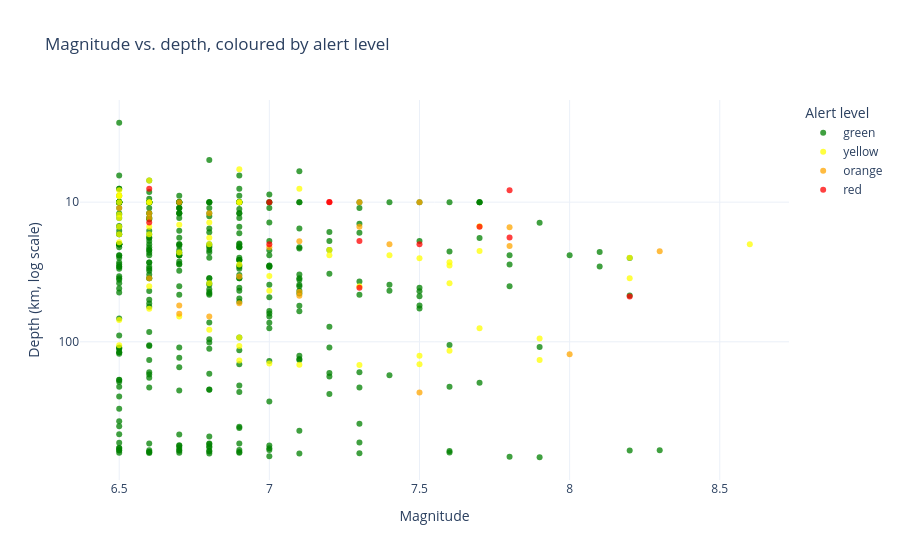

The notebook cell this image was saved under:
### Code cell
fig2 = px.scatter(
    df,
    x="magnitude",
    y="depth",
    color="alert",
    category_orders={"alert": ALERT_ORDER},
    color_discrete_map=ALERT_COLORS,
    hover_name="title",
    hover_data={
        "location": True,
        "country": True,
        "date_time": "|%d %b %Y %H:%M",
        "sig": True,
        "alert": False
    },
    log_y=True,
    opacity=0.75,
    labels={
        "magnitude": "Magnitude",
        "depth": "Depth (km, log scale)",
        "alert": "Alert level"
    },
    title="Magnitude vs. depth, coloured by alert level"
)

fig2.update_yaxes(
    autorange="reversed",
    tickvals=DEPTH_TICKS
)

fig2.show()

### Figure 1 — Plotly figure (JSON) as saved in the notebook; plotly's stock layout.template omitted (floating-point values rounded to 4 significant figures; data arrays with more than 128 entries replaced by an {"elided": "..."} marker saying what was removed)
{"data": [{"customdata": {"elided": "353x5 mixed values"}, "hovertemplate": "<b>%{hovertext}</b><br><br>Magnitude=%{x}<br>Depth (km, log scale)=%{y}<br>location=%{customdata[0]}<br>country=%{customdata[1]}<br>date_time=%{customdata[2]|%d %b %Y %H:%M}<br>sig=%{customdata[3]}<extra></extra>", "hovertext": {"elided": "353 str values"}, "legendgroup": "green", "marker": {"color": "green", "opacity": 0.75, "symbol": "circle"}, "mode": "markers", "name": "green", "orientation": "v", "showlegend": true, "type": "scatter", "x": {"elided": "353 float values"}, "xaxis": "x", "y": {"elided": "353 float values"}, "yaxis": "y"}, {"customdata": {"elided": "59x5 mixed values"}, "hovertemplate": "<b>%{hovertext}</b><br><br>Magnitude=%{x}<br>Depth (km, log scale)=%{y}<br>location=%{customdata[0]}<br>country=%{customdata[1]}<br>date_time=%{customdata[2]|%d %b %Y %H:%M}<br>sig=%{customdata[3]}<extra></extra>", "hovertext": ["M 6.5 - 43 km S of Intipucá, El Salvador", "M 6.5 - near the east coast of the Kamchatka Peninsula, Russia", "M 6.7 - 18 km ESE of Nurdağı, Turkey", "M 6.8 - 55 km SSW of Aguililla, Mexico", "M 7.6 - 35 km SSW of Aguililla, Mexico", "M 6.9 - 90 km E of Yujing, Taiwan", "M 7.6 - 70 km E of Kainantu, Papua New Guinea", "M 7.0 - 11 km NE of Bantay, Philippines", "M 7.5 - 43 km NNW of Barranca, Peru", "M 8.2 - 99 km SE of Perryville, Alaska", "M 7.0 - 30 km E of Ishinomaki, Japan", "M 7.6 - 99 km SE of Sand Point, Alaska", "M 6.6 - 13 km E of San Pedro, Philippines", "M 7.0 - 95 km ENE of Kuril’sk, Russia", "M 7.7 - 123 km NNW of Lucea, Jamaica", "M 6.8 - 7 km S of Magsaysay, Philippines", "M 6.6 - 10 km NE of Columbio, Philippines", "M 6.5 - 11km S of Kairatu, Indonesia", "M 7.1 - 18km W of Searles Valley, CA", "M 6.6 - 32 km S of La Libertad, El Salvador", "M 7.1 - 33km NW of Bulolo, Papua New Guinea", "M 7.5 - 111km ESE of Palora, Ecuador", "M 6.7 - 5 km SW of Puerto Madero, Mexico", "M 6.8 - 32 km SW of Lithakiá, Greece", "M 7.3 - 40 km ENE of Carúpano, Venezuela", "M 6.9 - 18 km SSW of Leilani Estates, Hawaii", "M 7.5 - 32 km SW of Tari, Papua New Guinea", "M 7.2 - 4 km S of Pinotepa de Don Luis, Mexico", "M 6.5 - 18 km W of Parrita, Costa Rica", "M 6.5 - 168 km SW of Mawu, China", "M 6.6 - 11 km ENE of Kos, Greece", "M 6.5 - 2 km S of Lim-oo, Philippines", "M 6.8 - 28 km SW of Puerto San José, Guatemala", "M 6.9 - 2 km SSW of San Pablo, Guatemala", "M 6.9 - 40 km W of Valparaíso, Chile", "M 6.6 - 81 km NNE of Ust’-Kamchatsk Staryy, Russia", "M 6.5 - 11 km N of Mabua, Philippines", "M 7.9 - 35 km WNW of Panguna, Papua New Guinea", "M 7.6 - 41 km SW of Quellón, Chile", "M 7.9 - 140 km E of Kokopo, Papua New Guinea", "M 6.5 - 14 km WNW of Reuleuet, Indonesia", "M 6.5 - 74 km NE of Amberley, New Zealand", "M 6.5 - 92 km SSW of Blenheim, New Zealand", "M 6.8 - 26 km W of Chauk, Myanmar", "M 6.9 - 76 km SE of Mawlaik, Myanmar", "M 6.7 - 21 km SSE of Kod?ri??, Nepal", "M 6.6 - 71 km NNE of Bharatpur, Nepal", "M 7.3 - 74 km S of Intipucá, El Salvador", "M 7.2 - 9 km ENE of Coyuquilla Norte, Mexico", "M 7.7 - 53 km SW of Iquique, Chile", "M 8.2 - 93 km NW of Iquique, Chile", "M 6.9 - 272 km ESE of Hotan, China", "M 6.6 - 36 km W of Kíssamos, Greece", "M 6.5 - 29 km SE of Blenheim, New Zealand", "M 6.5 - 38 km ESE of Blenheim, New Zealand", "M 7.7 - 79 km ESE of Kh?sh, Iran", "M 6.9 - 18 km SSW of Obihiro, Japan", "M 7.4 - 33 km S of Champerico, Guatemala", "M 8.6 - off the west coast of northern Sumatra"], "legendgroup": "yellow", "marker": {"color": "yellow", "opacity": 0.75, "symbol": "circle"}, "mode": "markers", "name": "yellow", "orientation": "v", "showlegend": true, "type": "scatter", "x": [6.5, 6.5, 6.7, 6.8, 7.6, 6.9, 7.6, 7.0, 7.5, 8.2, 7.0, 7.6, 6.6, 7.0, 7.7, 6.8, 6.6, 6.5, 7.1, 6.6, 7.1, 7.5, 6.7, 6.8, 7.3, 6.9, 7.5, 7.2, 6.5, 6.5, 6.6, 6.5, 6.8, 6.9, 6.9, 6.6, 6.5, 7.9, 7.6, 7.9, 6.5, 6.5, 6.5, 6.8, 6.9, 6.7, 6.6, 7.3, 7.2, 7.7, 8.2, 6.9, 6.6, 6.5, 6.5, 7.7, 6.9, 7.4, 8.6], "xaxis": "x", "y": [69.73, 105.6, 14.5, 20.0, 26.94, 10.0, 116.0, 33.73, 126.0, 35.0, 43.0, 28.37, 10.0, 143.0, 14.86, 18.0, 15.0, 12.26, 8.0, 57.92, 146.0, 145.0, 66.0, 14.0, 146.8, 5.81, 25.21, 22.0, 19.36, 9.0, 7.0, 9.0, 38.12, 93.0, 28.0, 17.0, 15.0, 135.0, 38.0, 94.54, 13.0, 9.0, 10.0, 82.0, 136.0, 22.91, 10.0, 40.0, 24.0, 22.4, 25.0, 10.0, 40.0, 8.2, 17.0, 80.0, 107.0, 24.0, 20.0], "yaxis": "y"}, {"customdata": [["Ecuador", "Ecuador", "18-03-2023 17:12", 1159, "orange"], ["Ekinözü, Turkey", "Turkiye", "06-02-2023 10:24", 1411, "orange"], ["Kangding, China", "People's Republic of China", "05-09-2022 04:52", 1043, "orange"], ["northern Qinghai, China", "People's Republic of China", "07-01-2022 17:45", 1012, "orange"], ["Southern Qinghai, China", "People's Republic of China", "21-05-2021 18:04", 1025, "orange"], ["Namie, Japan", null, "13-02-2021 14:07", 1612, "orange"], ["Néon Karlovásion, Greece", "Greece", "30-10-2020 11:51", 1527, "orange"], ["Santa María Xadani, Mexico", "Mexico", "23-06-2020 15:29", 1494, "orange"], ["Do?anyol, Turkey", "Turkey", "24-01-2020 17:55", 1247, "orange"], ["Navarro, Peru", "Peru", "26-05-2019 07:41", 1890, "orange"], ["Coquimbo, Chile", "Chile", "20-01-2019 01:32", 1600, "orange"], ["Point MacKenzie, Alaska", "United States of America", "30-11-2018 17:29", 1790, "orange"], ["Chitose, Japan", "Japan", "05-09-2018 18:07", 1075, "orange"], ["Labuan Lombok, Indonesia", "Indonesia", "05-08-2018 11:46", 1704, "orange"], ["Amberley, New Zealand", "New Zealand", "13-11-2016 11:02", 1545, "orange"], ["Muisne, Ecuador", "Ecuador", "16-04-2016 23:58", 1163, "orange"], ["Imph?l, India", "India", "03-01-2016 23:05", 1515, "orange"], ["Lefkáda, Greece", "Greece", "17-11-2015 07:10", 1018, "orange"], ["Hindu Kush region, Afghanistan", "Afghanistan", "26-10-2015 09:09", 1448, "orange"], ["Illapel, Chile", "Chile", "16-09-2015 22:54", 1960, "orange"], ["Nepal", "Nepal", "12-05-2015 07:05", 1563, "orange"], ["Puerto Madero, Mexico", "Mexico", "07-07-2014 11:23", 1079, "orange"], ["Sagbayan, Philippines", "Philippines", "15-10-2013 00:12", 1092, "orange"], ["Khuzdar, Pakistan", "Pakistan", "28-09-2013 07:34", 1005, "orange"]], "hovertemplate": "<b>%{hovertext}</b><br><br>Magnitude=%{x}<br>Depth (km, log scale)=%{y}<br>location=%{customdata[0]}<br>country=%{customdata[1]}<br>date_time=%{customdata[2]|%d %b %Y %H:%M}<br>sig=%{customdata[3]}<extra></extra>", "hovertext": ["M 6.8 - near the coast of Ecuador", "M 7.5 - 4 km SSE of Ekinözü, Turkey", "M 6.6 - 44 km SE of Kangding, China", "M 6.6 - northern Qinghai, China", "M 7.3 - Southern Qinghai, China", "M 7.1 - 73 km ENE of Namie, Japan", "M 7.0 - 13 km NNE of Néon Karlovásion, Greece", "M 7.4 - 9 km SE of Santa María Xadani, Mexico", "M 6.7 - 13 km N of Do?anyol, Turkey", "M 8.0 - 78 km NE of Navarro, Peru", "M 6.7 - 10 km SSW of Coquimbo, Chile", "M 7.1 - 1 km SE of Point MacKenzie, Alaska", "M 6.6 - 27 km ESE of Chitose, Japan", "M 6.9 - 36 km NW of Labuan Lombok, Indonesia", "M 7.8 - 53 km NNE of Amberley, New Zealand", "M 7.8 - 27 km SSE of Muisne, Ecuador", "M 6.7 - 29 km W of Imph?l, India", "M 6.5 - 19 km SSW of Lefkáda, Greece", "M 7.5 - Hindu Kush region, Afghanistan", "M 8.3 - 48 km W of Illapel, Chile", "M 7.3 - Nepal", "M 6.9 - 4 km W of Puerto Madero, Mexico", "M 7.1 - 4 km SE of Sagbayan, Philippines", "M 6.8 - 129 km WSW of Khuzdar, Pakistan"], "legendgroup": "orange", "marker": {"color": "orange", "opacity": 0.75, "symbol": "circle"}, "mode": "markers", "name": "orange", "orientation": "v", "showlegend": true, "type": "scatter", "x": [6.8, 7.5, 6.6, 6.6, 7.3, 7.1, 7.0, 7.4, 6.7, 8.0, 6.7, 7.1, 6.6, 6.9, 7.8, 7.8, 6.7, 6.5, 7.5, 8.3, 7.3, 6.9, 7.1, 6.8], "xaxis": "x", "y": [65.84, 10.0, 12.0, 13.0, 10.0, 43.98, 21.0, 20.0, 10.0, 122.6, 63.0, 46.7, 35.0, 34.0, 15.11, 20.59, 55.0, 11.0, 231.0, 22.44, 15.0, 53.0, 19.04, 12.0], "yaxis": "y"}, {"customdata": [["Central Turkey", "Turkiye", "06-02-2023 01:17", 2910, "red"], ["Namie, Japan", null, "16-03-2022 14:36", 2397, "red"], ["Acapulco, Mexico", "Mexico", "08-09-2021 01:47", 2504, "red"], ["Nippes, Haiti", "Haiti", "14-08-2021 12:29", 2331, "red"], ["Palu, Indonesia", "Indonesia", "28-09-2018 10:02", 2026, "red"], ["?alabja, Iraq", "Iran", "12-11-2017 18:18", 2790, "red"], ["Chiapas, Mexico", null, "08-09-2017 04:49", 2910, "red"], ["Preci, Italy", "Italy", "30-10-2016 06:40", 2840, "red"], ["Kumamoto, Japan", "Japan", "15-04-2016 16:25", 2074, "red"], ["Bharatpur, Nepal", "Nepal", "25-04-2015 06:11", 2820, "red"], ["Bela, Pakistan", "Pakistan", "24-09-2013 11:29", 2015, "red"], ["Linqiong, China", "People's Republic of China", "20-04-2013 00:02", 2083, "red"], ["Delta, B.C., MX", "Mexico", "04-04-2010 22:40", 2910, "red"]], "hovertemplate": "<b>%{hovertext}</b><br><br>Magnitude=%{x}<br>Depth (km, log scale)=%{y}<br>location=%{customdata[0]}<br>country=%{customdata[1]}<br>date_time=%{customdata[2]|%d %b %Y %H:%M}<br>sig=%{customdata[3]}<extra></extra>", "hovertext": ["M 7.8 - Central Turkey", "M 7.3 - 57 km ENE of Namie, Japan", "M 7.0 - Acapulco, Mexico", "M 7.2 - Nippes, Haiti", "M 7.5 - 72 km N of Palu, Indonesia", "M 7.3 - 29 km S of ?alabja, Iraq", "M 8.2 - near the coast of Chiapas, Mexico", "M 6.6 - 5 km ESE of Preci, Italy", "M 7.0 - 6 km ESE of Kumamoto, Japan", "M 7.8 - 67 km NNE of Bharatpur, Nepal", "M 7.7 - 113 km NW of Bela, Pakistan", "M 6.6 - 56 km WSW of Linqiong, China", "M 7.2 - 12km SW of Delta, B.C., MX"], "legendgroup": "red", "marker": {"color": "red", "opacity": 0.75, "symbol": "circle"}, "mode": "markers", "name": "red", "orientation": "v", "showlegend": true, "type": "scatter", "x": [7.8, 7.3, 7.0, 7.2, 7.5, 7.3, 8.2, 6.6, 7.0, 7.8, 7.7, 6.6, 7.2], "xaxis": "x", "y": [17.93, 41.0, 20.0, 10.0, 20.0, 19.0, 47.39, 8.0, 10.0, 8.22, 15.0, 14.0, 9.987], "yaxis": "y"}], "layout": {"legend": {"title": {"text": "Alert level"}, "tracegroupgap": 0}, "title": {"text": "Magnitude vs. depth, coloured by alert level"}, "xaxis": {"anchor": "y", "domain": [0, 1], "title": {"text": "Magnitude"}}, "yaxis": {"anchor": "x", "autorange": "reversed", "domain": [0, 1], "tickvals": [1, 10, 100, 1000], "title": {"text": "Depth (km, log scale)"}, "type": "log"}}}
